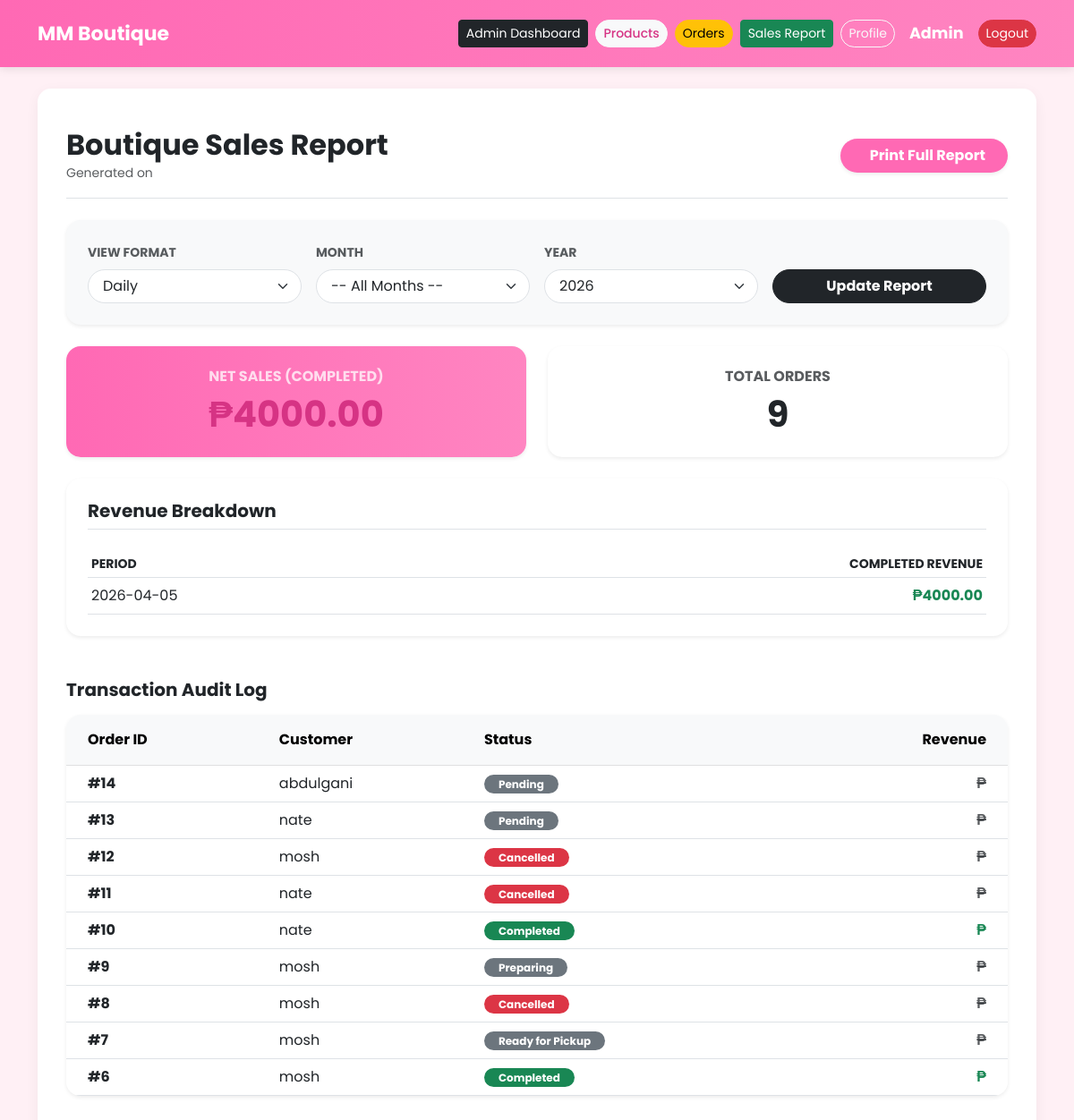
Page /sales-report/ (signed in) on the committed database.
### store/models.py (models this page shows, shortened)
class Order(models.Model):
    STATUS_CHOICES = (
        ('Pending', 'Pending'),
        ('Preparing', 'Preparing'),
        ('Ready for Pickup', 'Ready for Pickup'),
        ('Completed', 'Completed'),
        ('Cancelled', 'Cancelled'),
    )
    customer = models.ForeignKey(Customer, on_delete=models.SET_NULL, null=True, blank=True)
    date_created = models.DateTimeField(auto_now_add=True)
    complete = models.BooleanField(default=False, null=True, blank=False)
    transaction_id = models.CharField(max_length=100, null=True)
    status = models.CharField(max_length=20, choices=STATUS_CHOICES, default='Pending')
    refunded = models.BooleanField(default=False)
    delivery_method = models.CharField(max_length=20, default='Pickup')
    street_address = models.CharField(max_length=200, null=True, blank=True)
    city = models.CharField(max_length=100, null=True, blank=True)
    zip_code = models.CharField(max_length=20, null=True, blank=True)

class Customer(models.Model):
    user = models.OneToOneField(User, on_delete=models.CASCADE, null=True, blank=True)
    name = models.CharField(max_length=200, null=True)
    phone = models.CharField(max_length=200, null=True)
    street_address = models.CharField(max_length=200, null=True, blank=True)
    city = models.CharField(max_length=100, null=True, blank=True)
    zip_code = models.CharField(max_length=20, null=True, blank=True)

### store/views.py (the view, shortened to what this page needs)
# urls.py: path('sales-report/', views.admin_sales_report, name='sales_report'),
@user_passes_test(is_admin)
def admin_sales_report(request):
    view = request.GET.get('view', 'daily')
    month = request.GET.get('month')
    year = request.GET.get('year')
    try:
        month = int(month) if month and month != 'None' and month != '' else None
    except ValueError:
        month = None
    try:
        year = int(year) if year and year != 'None' and year != '' else None
    except ValueError:
        year = None
    all_orders = Order.objects.filter(complete=True).order_by('-date_created')
    if year:
        all_orders = all_orders.filter(date_created__year=year)
    if month:
        all_orders = all_orders.filter(date_created__month=month)
    completed_orders = all_orders.filter(status='Completed')
    total_sales = completed_orders.aggregate(
        total=Sum(F('orderitem__price') * F('orderitem__quantity'))
    )['total'] or 0
    total_orders_count = all_orders.count()
    sales_trend = []
    dates = []
    totals = []
    if view == "daily":
        sales_trend = (
            completed_orders
            .annotate(date=TruncDate('date_created'))
            .values('date')
            .annotate(total=Sum(F('orderitem__price') * F('orderitem__quantity')))
            .order_by('date')
        )
        dates = [item['date'].strftime("%Y-%m-%d") for item in sales_trend]
        totals = [float(item['total'] or 0) for item in sales_trend]
    paginator = Paginator(all_orders, 10)
    page_number = request.GET.get('page')
    paged_orders = paginator.get_page(page_number)
    years_list = [d.year for d in Order.objects.dates('date_created', 'year', order='DESC')]
    context = {
        'orders': paged_orders,
        'total_sales': float(total_sales),
        'total_orders': total_orders_count,
        'view': view,
        'dates': dates,
        'totals': totals,
        'monthly_sales': sales_trend if view == 'monthly' else [],
        'yearly_sales': sales_trend if view == 'yearly' else [],
        'selected_month': month,
        'selected_year': year,
        'years': years_list,
        'months_list': range(1, 13),
    }
    return render(request, 'store/admin/sales_report.html', context)

### store/templatetags/custom_filters.py (called while the page is built)
@register.filter
def month_name(month_number):
    try:
        return calendar.month_name[int(month_number)]
    except (ValueError, IndexError, TypeError):
        return month_number

@register.filter
def get_at_index(list_data, index):
    try:
        return list_data[index]
    except (IndexError, TypeError):
        return 0

### store/views.py (called while the page is built)
def is_admin(user):
    return user.is_staff or user.is_superuser

### store/templates/store/admin/sales_report.html (shortened to what this page needs)
{% extends 'store/base.html' %}
{% load custom_filters %}
{% block content %}
<div class="container mt-4 mb-5">
    <div class="d-flex justify-content-between align-items-center border-bottom pb-3 mb-4 hide-on-print">
        <div>
            <h2 class="fw-bold mb-0 text-dark">Boutique Sales Report</h2>
            <small class="text-muted">Generated on {{ "now"|date:"F d, Y" }}</small>
        </div>
        <button onclick="window.print()" class="btn text-white rounded-pill px-4 fw-bold shadow-sm" style="background-color: #ff69b4;">
             Print Full Report
        </button>
    </div>
    <div class="card shadow-sm border-0 rounded-4 p-4 mb-4 bg-light hide-on-print">
        <form method="GET" class="row g-3 align-items-end">
            <div class="col-md-3">
                <label class="form-label fw-bold text-muted small text-uppercase">View Format</label>
                <select name="view" id="viewSelect" class="form-select rounded-pill px-3">
                    <option value="daily" {% if view == "daily" %}selected{% endif %}>Daily</option>
                </select>
            </div>
            <div class="col-md-3" id="monthDiv">
                <label class="form-label fw-bold text-muted small text-uppercase">Month</label>
                <select name="month" class="form-select rounded-pill px-3">
                    <option value="">-- All Months --</option>
                </select>
            </div>
            <div class="col-md-3" id="yearDiv">
                <label class="form-label fw-bold text-muted small text-uppercase">Year</label>
                <select name="year" class="form-select rounded-pill px-3">
                    {% for y in years %}
                    <option value="{{ y }}" {% if selected_year == y %}selected{% endif %}>{{ y }}</option>
                    {% endfor %}
                </select>
            </div>
            <div class="col-md-3">
                <button type="submit" class="btn btn-dark w-100 rounded-pill fw-bold">Update Report</button>
            </div>
        </form>
    </div>
    <div id="printArea">
        <div class="row g-4 mb-4">
            <div class="col-6">
                <div class="card shadow-sm border-0 rounded-4 text-center h-100"
                     style="background: linear-gradient(to right, #ff69b4, #ff85c1); color: white;">
                    <div class="card-body py-4">
                        <h6 class="text-uppercase fw-bold opacity-75 mb-2">Net Sales (Completed)</h6>
                        <h2 class="display-6 fw-bold mb-0">₱{{ total_sales|floatformat:2 }}</h2>
                    </div>
                </div>
            </div>
            <div class="col-6">
                <div class="card shadow-sm border-0 rounded-4 text-center h-100 bg-white border">
                    <div class="card-body py-4">
                        <h6 class="text-uppercase fw-bold text-muted mb-2">Total Orders</h6>
                        <h2 class="display-6 fw-bold text-dark mb-0">{{ total_orders }}</h2>
                    </div>
                </div>
            </div>
        </div>
        <div class="card shadow-sm border-0 rounded-4 p-4 mb-5">
            <h5 class="fw-bold mb-4 text-dark border-bottom pb-2">Revenue Breakdown</h5>
            <div class="table-responsive">
                <table class="table table-sm table-hover align-middle mb-0">
                    <thead class="text-muted small text-uppercase">
                        <tr>
                            <th>Period</th>
                            <th class="text-end">Completed Revenue</th>
                        </tr>
                    </thead>
                    <tbody>
                        {% if view == 'daily' %}
                            {% for date in dates %}
                            <tr>
                                <td class="py-2">{{ date }}</td>
                                <td class="py-2 text-end fw-bold text-success">₱{{ totals|get_at_index:forloop.counter0|floatformat:2 }}</td>
                            </tr>
                            {% empty %}
                            <tr><td colspan="2" class="text-center py-3 text-muted">No daily data found.</td></tr>
                            {% endfor %}
                        {% endif %}
                    </tbody>
                </table>
            </div>
        </div>
        <h5 class="fw-bold mb-3 text-dark">Transaction Audit Log</h5>
        <div class="card shadow-sm border-0 rounded-4 overflow-hidden mb-4">
            <div class="table-responsive">
                <table class="table table-hover align-middle mb-0">
                    <thead class="table-light">
                        <tr>
                            <th class="py-3 ps-4">Order ID</th>
                            <th class="py-3">Customer</th>
                            <th class="py-3">Status</th>
                            <th class="py-3 text-end pe-4">Revenue</th>
                        </tr>
                    </thead>
                    <tbody>
                        {% for order in orders %}
                        <tr>
                            <td class="fw-bold ps-4">#{{ order.id }}</td>
                            <td>{{ order.customer.user.username }}</td>
                            <td>
                                {% if order.status == 'Completed' %}
                                    <span class="badge bg-success rounded-pill px-3">Completed</span>
                                {% elif order.status == 'Cancelled' %}
                                    <span class="badge bg-danger rounded-pill px-3">Cancelled</span>
                                {% else %}
                                    <span class="badge bg-secondary rounded-pill px-3">{{ order.status }}</span>
                                {% endif %}
                            </td>
                            <td class="text-end fw-bold pe-4">
                                {% if order.status == 'Completed' %}
                                    <span class="text-success">₱{{ order.get_total|floatformat:2 }}</span>
                                {% else %}
                                    <span class="text-muted text-decoration-line-through">₱{{ order.get_total|floatformat:2 }}</span>
                                {% endif %}
                            </td>
                        </tr>
                        {% endfor %}
                    </tbody>
                </table>
            </div>
        </div>
    </div>
</div>
{% endblock %}

### store/templates/store/base.html (shortened to what this page needs)
<!DOCTYPE html>
<html>
<head>
    <link href="https://cdn.jsdelivr.net/npm/bootstrap@5.3.0/dist/css/bootstrap.min.css" rel="stylesheet">
</head>
<body>
<nav class="navbar navbar-expand-lg py-3">
    <div class="container d-flex justify-content-between align-items-center">
        <a class="navbar-brand m-0" href="{% url 'landing' %}">MM Boutique</a>
        <div class="d-flex align-items-center gap-2 flex-wrap">
            {% if user.is_authenticated %}
                {% if user.is_superuser %}
                    <a href="{% url 'admin_dashboard' %}" class="btn btn-dark btn-sm">Admin Dashboard</a>
                    <a href="{% url 'manage_products' %}" class="btn btn-light btn-sm">Products</a>
                    <a href="{% url 'manage_orders' %}" class="btn btn-warning btn-sm">Orders</a>
                    <a href="{% url 'sales_report' %}" class="btn btn-success btn-sm">Sales Report</a>
                    <a href="{% url 'staff_profile' %}" class="btn btn-outline-light btn-sm">Profile</a>
                {% endif %}
                <span class="text-white fw-bold mx-2" style="font-size: 1.1rem;">{{ user.username }}</span>
                <a href="{% url 'logout' %}" class="btn btn-danger btn-sm">Logout</a>
            {% else %}
                <a href="{% url 'login' %}" class="btn btn-outline-light btn-sm me-1">Login</a>
                <a href="{% url 'register' %}" class="btn btn-light btn-sm text-pink fw-bold">Register</a>
            {% endif %}
        </div>
    </div>
</nav>
<div class="container mt-4">
    <div class="main-container">
        {% block content %}{% endblock %}
    </div>
</div>
</body>
</html>

### store/templates/store/base.html (style rules this page uses)
body { font-family: 'Poppins', sans-serif; background-color: #fff0f5; background-image: url('https://www.transparenttextures.com/patterns/flowers.png'); }
.navbar { background: linear-gradient(to right, #ff69b4, #ff85c1) !important; box-shadow: 0 2px 10px rgba(0,0,0,0.1); }
.navbar-brand { font-weight: bold; font-size: 22px; color: white !important; }
.btn-light { border-radius: 25px; color: #d63384; font-weight: 500; }
.btn-warning, .btn-info, .btn-danger, .btn-outline-light { border-radius: 25px; }
.card { border-radius: 15px; border: none; transition: 0.3s; }
h1, h2, h3 { color: #d63384; font-weight: 600; }
.main-container { background: white; padding: 20px; border-radius: 15px; box-shadow: 0 4px 15px rgba(0,0,0,0.05); }

### rows in the picture
Order: id "14", customer.user.username "abdulgani", status "Pending"
Order: id "13", customer.user.username "nate", status "Pending"
Order: id "12", customer.user.username "mosh", status "Cancelled"
Order: id "11", customer.user.username "nate", status "Cancelled"
Order: id "10", customer.user.username "nate", status "Completed"
Order: id "9", customer.user.username "mosh", status "Preparing"
Order: id "8", customer.user.username "mosh", status "Cancelled"
Order: id "7", customer.user.username "mosh", status "Ready for Pickup"
Order: id "6", customer.user.username "mosh", status "Completed"

### other values in the picture
{{ user.username }} "Admin"
{{ total_sales|floatformat:2 }} "4000.00"
{{ total_orders }} "9"
{{ date }} "2026-04-05"
{{ totals|get_at_index:forloop.counter0|floatformat:2 }} "4000.00"
form field year "2026"
